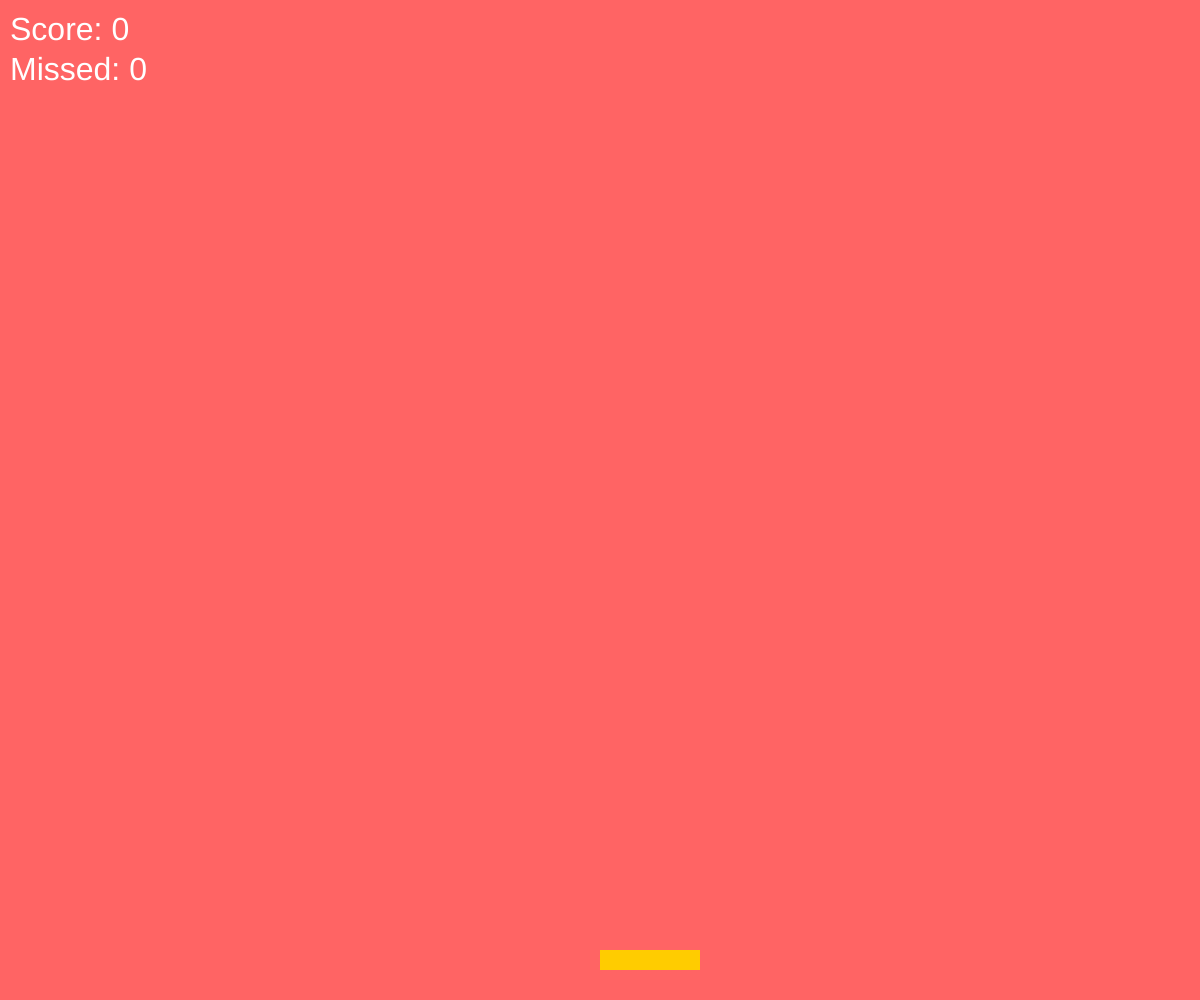
Frame 1 (no input)
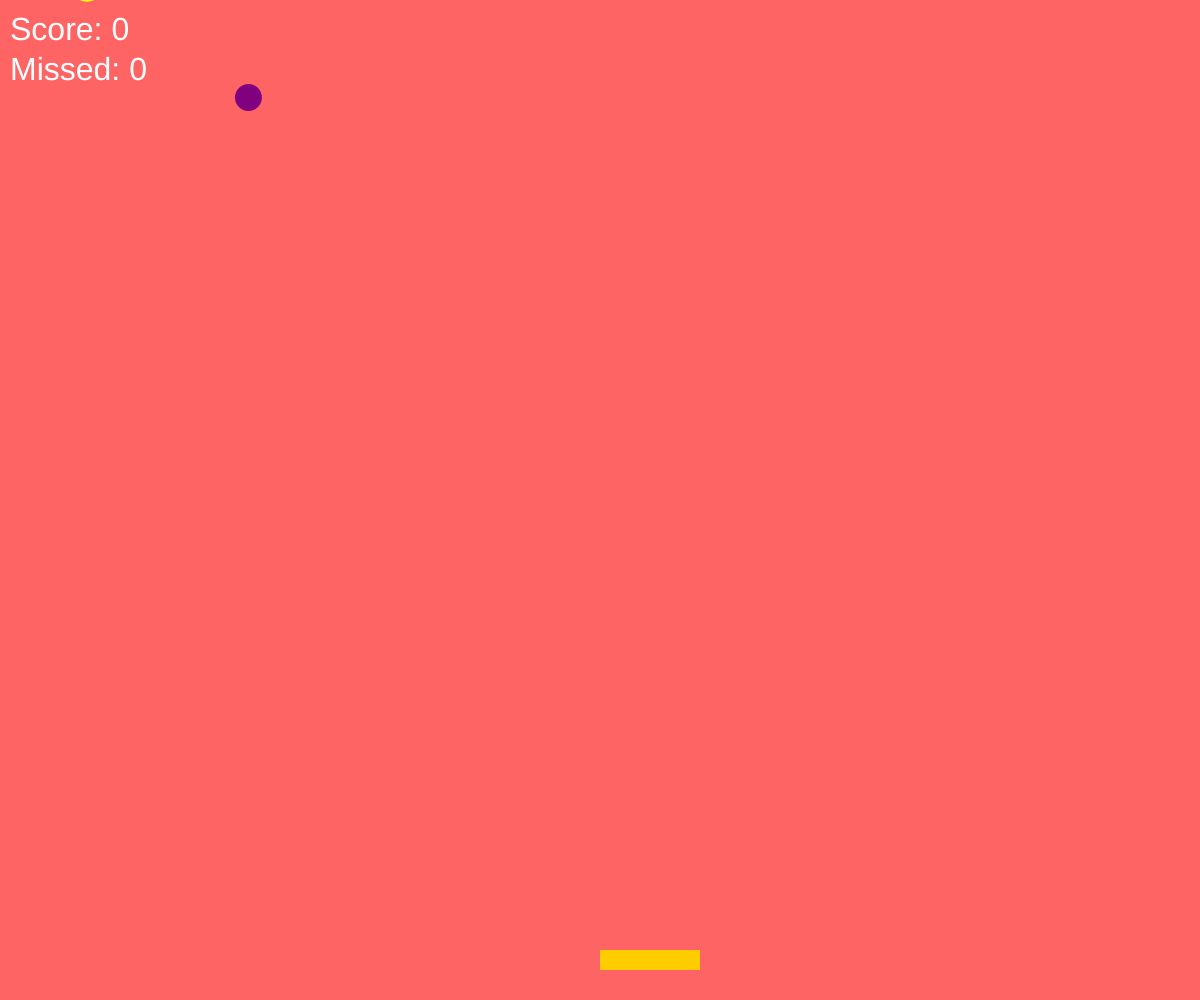
Frame 60 (no input)
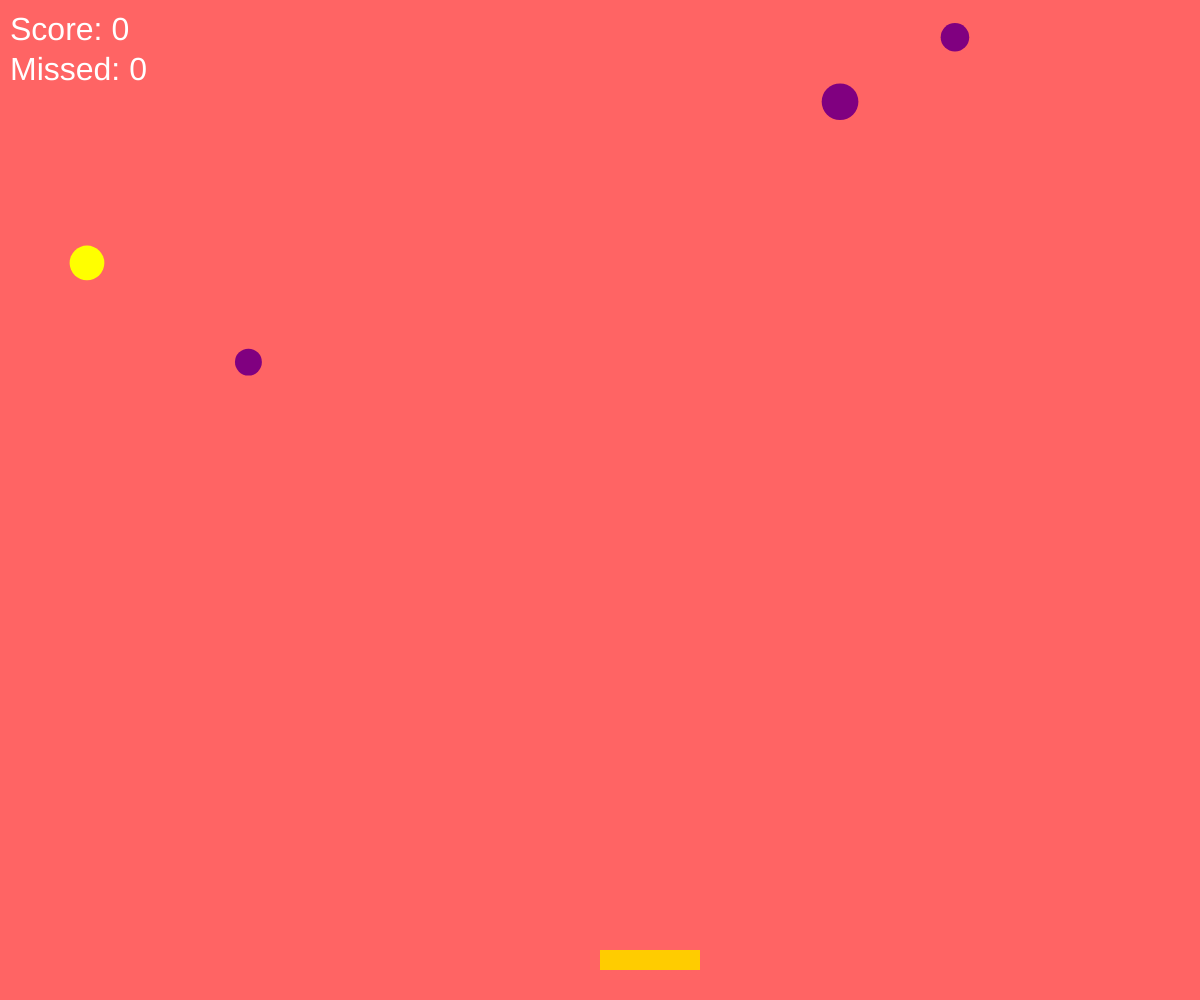
Frame 120 (the mouse pressed at the canvas centre since frame 60)

The p5.js sketch that drew these frames (run headless with seeded random() and noise() and a simulated clock; from frame 60 on, the mouse is pressed at the canvas centre):

// p5.js sketch
// ── sketch.js
let basket;
let fruits = [];
let missed = 0;
let score = 0;
let gameOver = false;
let fruitTypes = ['apple', 'banana', 'cherry', 'grape', 'orange'];

function setup() {
  createCanvas(windowWidth, windowHeight);
  basket = new Basket();
  for (let i = 0; i < 5; i++) {
    fruits.push(new Fruit(random(fruitTypes)));
  }
}

function draw() {
  background(450, 100, 100);

  if (!gameOver) {
    basket.show();
    basket.move();

    for (let fruit of fruits) {
      fruit.show();
      fruit.update();
      if (basket.catches(fruit)) {
        score++;
        fruit.reset();
      } else if (fruit.misses()) {
        missed++;
        fruit.reset();
        if (missed >= 10) {
          gameOver = true;
        }
      }
    }

    fill(255);
    textSize(32);
    text(`Score: ${score}`, 10, 40);
    text(`Missed: ${missed}`, 10, 80);
  } else {
    fill(255, 0, 0);
    textSize(64);
    textAlign(CENTER, CENTER);
    text(`Game Over\nScore: ${score}`, width / 2, height / 2);
  }
}

function keyPressed() {
  if (keyCode === LEFT_ARROW) {
    basket.setDir(-1);
  } else if (keyCode === RIGHT_ARROW) {
    basket.setDir(1);
  }
}

function keyReleased() {
  basket.setDir(0);
}

class Basket {
  constructor() {
    this.x = width / 2;
    this.y = height - 50;
    this.size = 100;
    this.xdir = 0;
  }

  show() {
    fill(255, 204, 0);
    noStroke();
    rect(this.x, this.y, this.size, 20);
  }

  setDir(dir) {
    this.xdir = dir;
  }

  move() {
    this.x += this.xdir * 5;
    this.x = constrain(this.x, 0, width - this.size);
  }

  catches(fruit) {
    return fruit.y > this.y && fruit.y < this.y + 20 && fruit.x > this.x && fruit.x < this.x + this.size;
  }
}

class Fruit {
  constructor(type) {
    this.type = type;
    this.reset();
  }

  reset() {
    this.x = random(width);
    this.y = random(-500, -50);
    this.size = random(20, 40);
    this.speed = random(2, 5);
    this.color = this.getColor(this.type);
  }

  getColor(type) {
    switch(type) {
      case 'apple':
        return color(255, 0, 0);
      case 'banana':
        return color(255, 255, 0);
      case 'cherry':
        return color(255, 0, 255);
      case 'grape':
        return color(128, 0, 128);
      case 'orange':
        return color(255, 165, 0);
    }
  }

  show() {
    fill(this.color);
    noStroke();
    ellipse(this.x, this.y, this.size);
  }

  update() {
    this.y += this.speed;
    if (this.y > height) {
      this.y = random(-500, -50);
    }
  }

  misses() {
    return this.y > height;
  }
}
